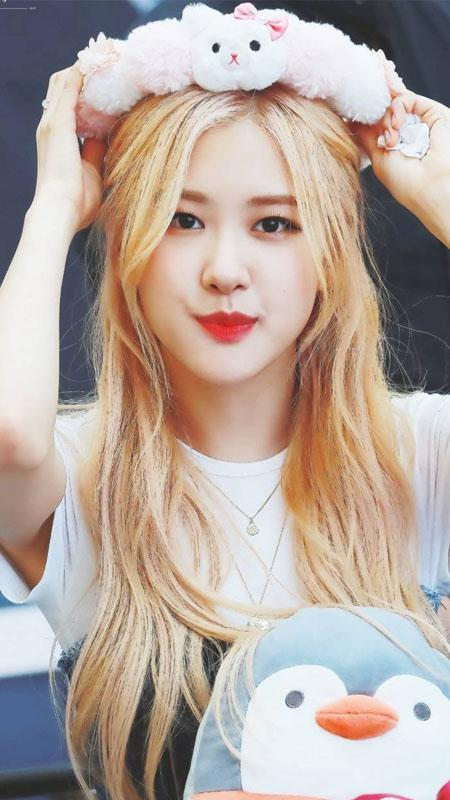
#> input picture clase4/rosebp.jpg, 450 x 800 px
$ python thresholding.py
#> lines starting #> are read from the running program, lines starting #| are printed output that depends on the picture; after the words box and inside, x2 and y2 are one past the last pixel; in counts of white or black regions, pixels touching at a corner belong together
# USAGE
# python simple_thresholding.py --image images/coins01.png

# import the necessary packages
import argparse
import cv2


# load the image and display it
image = cv2.imread("rosebp.jpg")
#> image is the input picture: shape (800, 450, 3); mean B, G, R 158.1, 166.3, 180.8
cv2.imshow("Image", image)

# convert the image to grayscale and blur it slightly
gray = cv2.cvtColor(image, cv2.COLOR_BGR2GRAY)
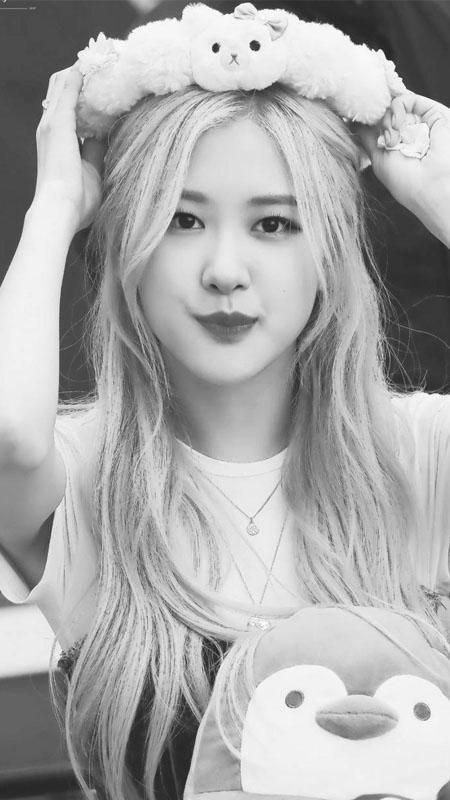
#> gray: shape (800, 450); min 21, max 255, mean 169.7
blurred = cv2.GaussianBlur(gray, (7, 7), 0)

# apply basic thresholding -- the first parameter is the image
# we want to threshold, the second value is is our threshold
# check; if a pixel value is greater than our threshold (in this
# case, 200), we set it to be *black, otherwise it is *white*
(T, threshInv) = cv2.threshold(blurred, 200, 255,
	cv2.THRESH_BINARY_INV)
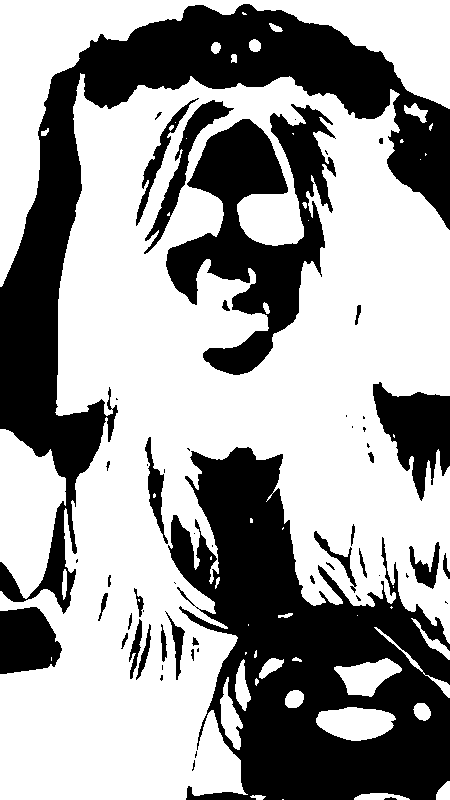
#> threshInv: shape (800, 450); 61.7% white; 58 black regions (25 under 20 px), largest, box (x1, y1, x2, y2) and area: (168, 447, 450, 800) 52165, (0, 4, 450, 614) 50154, (166, 104, 336, 375) 19996
cv2.imshow("Threshold Binary Inverse", threshInv)

# using normal thresholding (rather than inverse thresholding)
(T, thresh) = cv2.threshold(blurred, 200, 255, cv2.THRESH_BINARY)
cv2.imshow("Threshold Binary", thresh)

# visualize only the masked regions in the image
masked = cv2.bitwise_and(image, image, mask=threshInv)
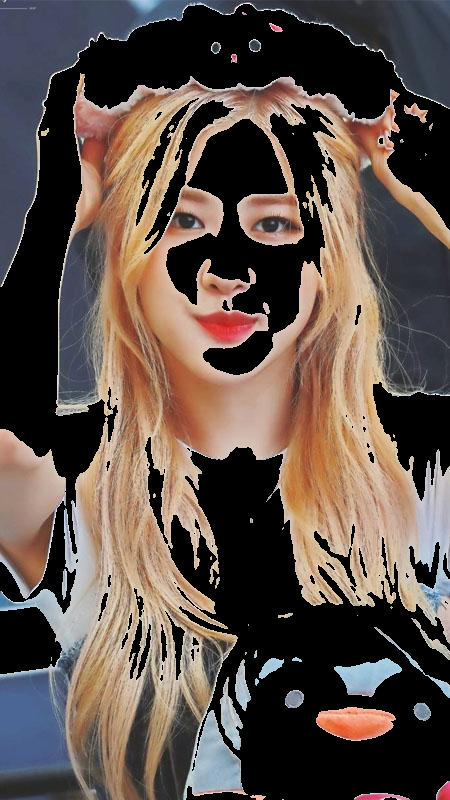
#> masked: shape (800, 450, 3); mean B, G, R 72.8, 80.3, 94.1
cv2.imshow("Output", masked)
cv2.waitKey(0)

$ run again, with clase4/ave.jpg copied over clase4/rosebp.jpg
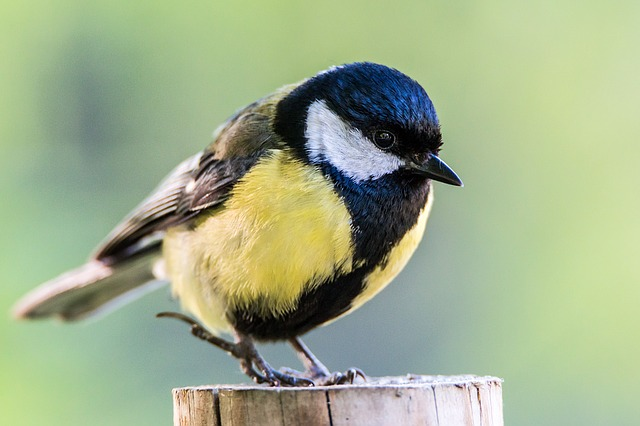
#> input picture clase4/ave.jpg, 640 x 426 px
#> image is the input picture: shape (426, 640, 3); mean B, G, R 139.9, 174.4, 159.9
#> `(T, threshInv) = cv2.threshold(blurred, 200, 255, cv2.THRESH_BINARY_INV)`:
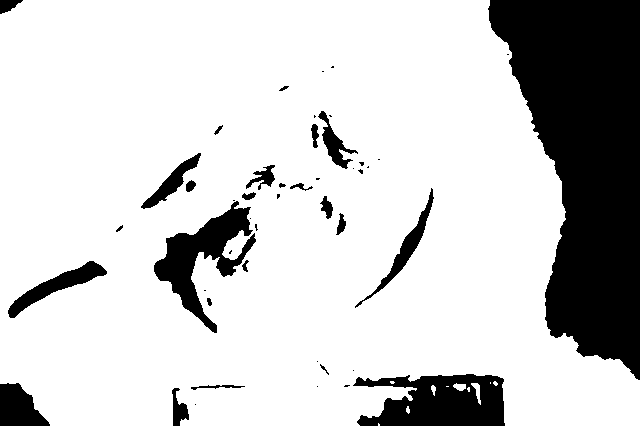
#> threshInv: shape (426, 640); 80.2% white; 47 black regions (22 under 20 px), largest, box (x1, y1, x2, y2) and area: (488, 0, 640, 380) 36263, (353, 374, 505, 426) 5767, (154, 201, 256, 333) 4542
#> `masked = cv2.bitwise_and(image, image, mask=threshInv)`:
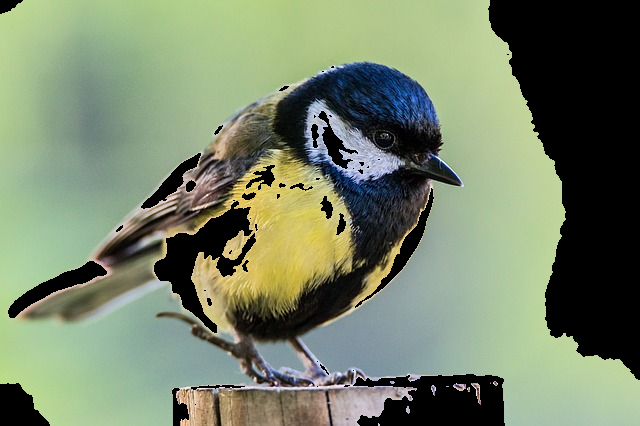
#> masked: shape (426, 640, 3); mean B, G, R 105.4, 130.9, 118.4
